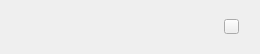
<?xml version="1.0" encoding="UTF-8"?>
<ui version="4.0">
 <class>Widget_Login_UserListClass</class>
 <widget class="QWidget" name="Widget_Login_UserListClass">
  <property name="geometry">
   <rect>
    <x>0</x>
    <y>0</y>
    <width>260</width>
    <height>54</height>
   </rect>
  </property>
  <property name="sizePolicy">
   <sizepolicy hsizetype="Fixed" vsizetype="Fixed">
    <horstretch>0</horstretch>
    <verstretch>0</verstretch>
   </sizepolicy>
  </property>
  <property name="minimumSize">
   <size>
    <width>260</width>
    <height>54</height>
   </size>
  </property>
  <property name="maximumSize">
   <size>
    <width>260</width>
    <height>54</height>
   </size>
  </property>
  <property name="windowTitle">
   <string>用户登陆列表</string>
  </property>
  <property name="styleSheet">
   <string notr="true"/>
  </property>
  <layout class="QHBoxLayout" name="horizontalLayout">
   <property name="spacing">
    <number>10</number>
   </property>
   <property name="leftMargin">
    <number>10</number>
   </property>
   <property name="topMargin">
    <number>7</number>
   </property>
   <property name="rightMargin">
    <number>10</number>
   </property>
   <property name="bottomMargin">
    <number>7</number>
   </property>
   <item>
    <widget class="QLabel" name="label">
     <property name="sizePolicy">
      <sizepolicy hsizetype="Fixed" vsizetype="Fixed">
       <horstretch>0</horstretch>
       <verstretch>0</verstretch>
      </sizepolicy>
     </property>
     <property name="minimumSize">
      <size>
       <width>40</width>
       <height>40</height>
      </size>
     </property>
     <property name="maximumSize">
      <size>
       <width>40</width>
       <height>40</height>
      </size>
     </property>
     <property name="styleSheet">
      <string notr="true">QLabel
{
        border-image: url(:/Resources/SVG/user_head_portrait.svg);
}</string>
     </property>
     <property name="text">
      <string/>
     </property>
    </widget>
   </item>
   <item>
    <layout class="QVBoxLayout" name="verticalLayout">
     <property name="spacing">
      <number>0</number>
     </property>
     <property name="leftMargin">
      <number>0</number>
     </property>
     <item>
      <widget class="QLabel" name="label_user">
       <property name="styleSheet">
        <string notr="true">QLabel
{
font: 12px &quot;微软雅黑&quot;;
color:#333333;
}</string>
       </property>
       <property name="text">
        <string/>
       </property>
      </widget>
     </item>
     <item>
      <widget class="QLabel" name="label_id">
       <property name="styleSheet">
        <string notr="true">QLabel
{
font: 11px &quot;微软雅黑&quot;;
color:#666666;
}</string>
       </property>
       <property name="text">
        <string/>
       </property>
      </widget>
     </item>
    </layout>
   </item>
   <item>
    <widget class="QPushButton" name="pushButton">
     <property name="sizePolicy">
      <sizepolicy hsizetype="Fixed" vsizetype="Fixed">
       <horstretch>0</horstretch>
       <verstretch>0</verstretch>
      </sizepolicy>
     </property>
     <property name="minimumSize">
      <size>
       <width>15</width>
       <height>15</height>
      </size>
     </property>
     <property name="maximumSize">
      <size>
       <width>15</width>
       <height>15</height>
      </size>
     </property>
     <property name="styleSheet">
      <string notr="true">QPushButton
{
	border-image: url(:/login/Resources/Image/Login/btn_close_child.png);
}</string>
     </property>
     <property name="text">
      <string/>
     </property>
    </widget>
   </item>
   <item>
    <widget class="QLabel" name="label_4">
     <property name="sizePolicy">
      <sizepolicy hsizetype="Fixed" vsizetype="Fixed">
       <horstretch>0</horstretch>
       <verstretch>0</verstretch>
      </sizepolicy>
     </property>
     <property name="minimumSize">
      <size>
       <width>1</width>
       <height>0</height>
      </size>
     </property>
     <property name="maximumSize">
      <size>
       <width>1</width>
       <height>16777215</height>
      </size>
     </property>
     <property name="text">
      <string/>
     </property>
    </widget>
   </item>
  </layout>
 </widget>
 <layoutdefault spacing="6" margin="11"/>
 <resources/>
 <connections/>
</ui>
